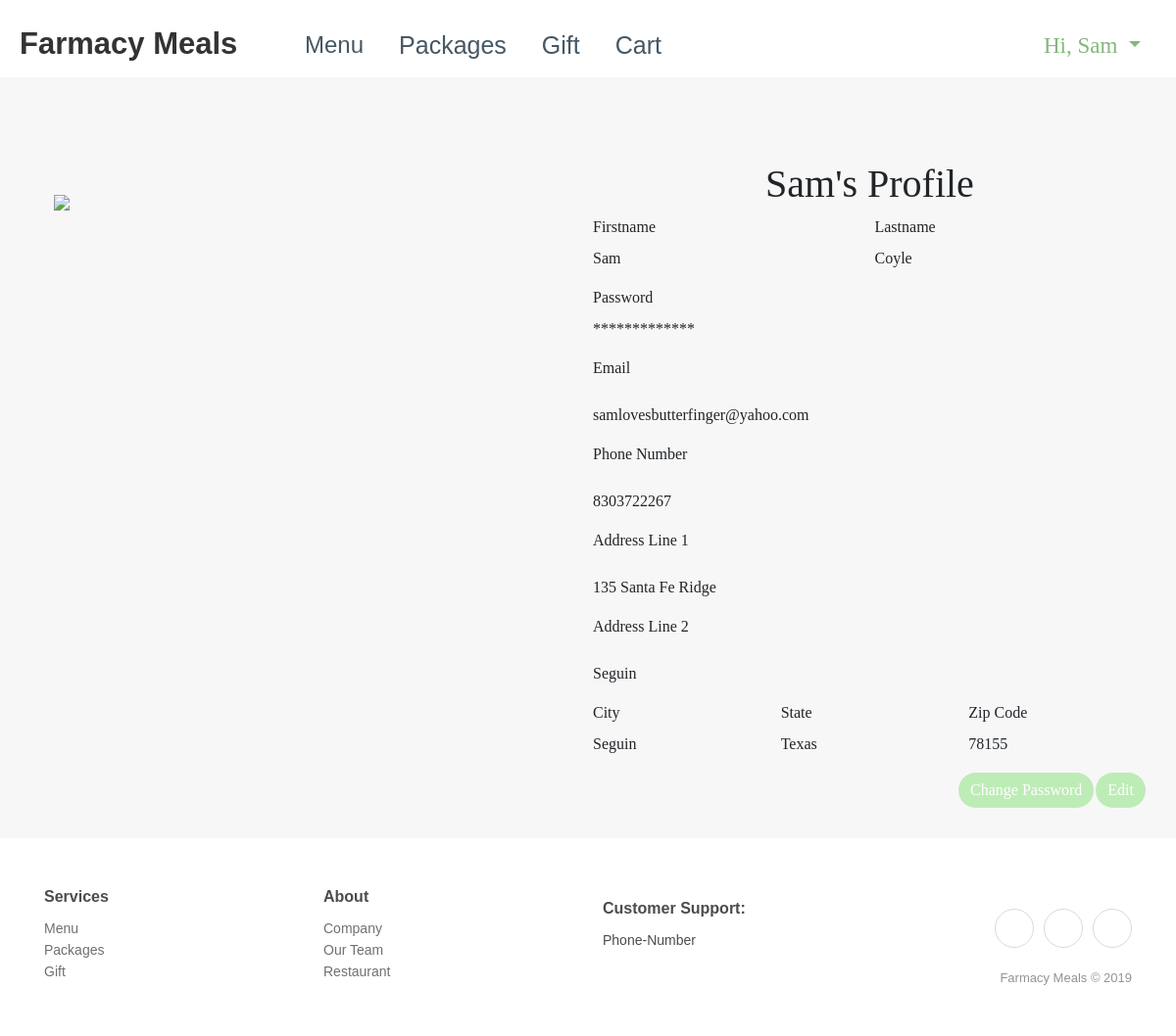
The app's page /profile (signed in), older data.
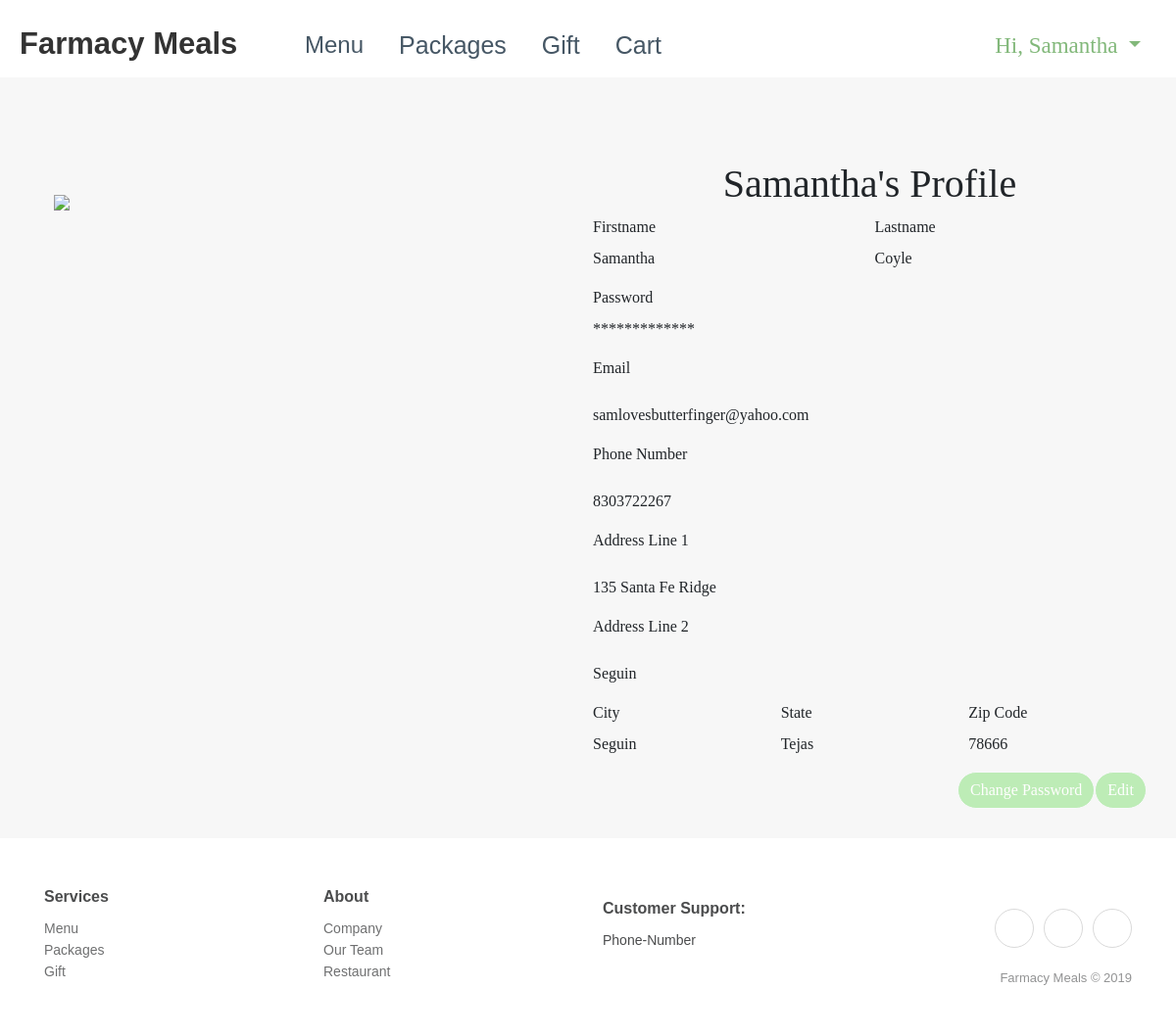
The same page, newer data.
### app/models.py (models this page shows, shortened)
class UserModel(UserMixin, db.Model):
    __tablename__ = "user"
    id = db.Column(db.Integer, primary_key=True)
    username = db.Column(db.String(64), index=True)
    email = db.Column(db.String(120), index=True, unique=True)
    password_hash = db.Column(db.String(128))
    first_name = db.Column(db.String(64), index=True, unique=False)
    last_name = db.Column(db.String(64), index=True, unique=False)
    address_line_1 = db.Column(db.String(64), index=True, unique=False)
    address_line_2 = db.Column(db.String(64), index=True, unique=False)
    city = db.Column(db.String(64), index=True, unique=False)
    state = db.Column(db.String(64), index=True, unique=False)
    zip_code = db.Column(db.String(64), index=True, unique=False)
    phone_number = db.Column(db.String(64), index=True, unique=False)
    picture = db.Column(db.String(64), index=True, unique=False)
    orders = db.relationship('OrderModel', backref='previous_orders')
    items = db.relationship('ItemModel', backref='my_items')
    system_controller_id = db.Column(db.Integer, db.ForeignKey('system.id'))

### app/routes.py (the view)
@app.route('/profile', methods=['GET'])
@login_required
def profile():
    user = UserModel.query.filter_by(username=current_user.username).first_or_404()
    return render_template('profile.html', user=user)

### app/models.py (called while the page is built)
@login.user_loader
def load_user(id):
    return UserModel.query.get(int(id))

### app/templates/profile.html (shortened to what this page needs)
{% extends "base.html" %}
{% block css %}
<link rel="stylesheet" href="{{ url_for('static', filename='css/profile.styles.min.css') }}">
{% endblock %}
{% block content %}
<main>
	<div class="container-fluid profile profile-view" id="profile" style="padding: 30px;font-family: 'Noto Serif KR', serif;">
            <form>
                <div class="form-row profile-row" style="font-family: 'Noto Serif KR', serif;">
                    <div class="col-md-4 col-lg-5 col-xl-5 relative" style="padding: 30px;">
                        {% if user.picture %}
                        <img class="img-fluid" src="{{ url_for('static', filename=user.picture) }}"/>
                        {% else %}
                        <img class="img-fluid" src="{{ url_for('static', filename='img/profilePage/avatar.png') }}"/>
                        {% endif %}
                    </div>
                    <div class="col-md-8 col-lg-7 col-xl-6 offset-lg-0 offset-xl-1">
                        <h1 class="text-center">{{ user.first_name }}'s Profile </h1>
                        <div class="form-row">
                            <div class="col-sm-12 col-md-6">
                                <div class="form-group"><label>Firstname </label>
                                    <p>{{ user.first_name }}</p>
                                </div>
                            </div>
                            <div class="col-sm-12 col-md-6">
                                <div class="form-group"><label>Lastname </label>
                                    <p>{{ user.last_name }}</p>
                                </div>
                            </div>
                        </div>
                        <div class="form-row">
                            <div class="col-sm-12 col-md-6">
                                <div class="form-group"><label>Password</label>
                                    <p>*************</p>
                                </div>
                            </div>
                        </div>
                        <div class="form-group"><label>Email </label></div>
                        <p>{{ user.email }}</p>
                        <div class="form-group"><label>Phone Number </label></div>
                        <p>{{ user.phone_number }}</p>
                        <div class="form-group"><label>Address Line 1</label></div>
                        <p>{{ user.address_line_1 }}</p>
                        <div class="form-group"><label>Address Line 2</label></div>
                        <p>{{ user.address_line_2 }}</p>
                        <div class="form-row flex-row">
                            <div class="col-sm-12 col-md-4 col-lg-4">
                                <div class="form-group"><label>City</label>
                                    <p>{{ user.city }}</p>
                                </div>
                            </div>
                            <div class="col-sm-12 col-md-4 col-lg-4">
                                <div class="form-group"><label>State</label>
                                    <p>{{ user.state }}</p>
                                </div>
                            </div>
                            <div class="col"><label>Zip Code</label>
                                <p>{{ user.zip_code }}</p>
                            </div>
                        </div>
                        <div class="form-row">
                            <div class="col-lg-12 col-xl-12 text-right"><button class="btn btn-light" style="border-radius: 20px;background-color: #bdecb6;color: rgb(255,254,254);" type="button">Change Password</button><a class="btn btn-light" href="/edit_profile" role="button" style="border-radius: 20px;background-color: #bdecb6;color: rgb(255,255,255);">Edit</a></div>
                        </div>
                    </div>
                </div>
            </form>
        </div>
	</main>
{% endblock %}

### app/templates/base.html (shortened to what this page needs)
<!DOCTYPE html>
<html class="text-dark">
<head>
    <link rel="stylesheet" href="https://cdnjs.cloudflare.com/ajax/libs/twitter-bootstrap/4.3.1/css/bootstrap.min.css">
    <link rel="stylesheet" href="https://cdnjs.cloudflare.com/ajax/libs/ionicons/2.0.1/css/ionicons.min.css">
    <link rel="stylesheet" href="{{ url_for('static', filename='css/base.styles.min.css') }}">
    {% block css %} {% endblock %}
</head>
<body>
    <div>
        <nav class="navbar navbar-light navbar-expand-lg navigation-clean-button" style="padding: 14px;">
            <div class="container-fluid"><a class="navbar-brand" href="/"
                    style="height: 35px;margin: 0px;font-size: 31px; width: 253px;padding: 0px;">Farmacy
                    Meals</a>
                <div class="collapse navbar-collapse flex-shrink-1" id="navcol-1">
                    <ul class="nav navbar-nav">
                        <li class="nav-item" role="presentation"><a class="nav-link" href="/menu"
                                style="font-size: 24px;">Menu</a></li>
                        <li class="nav-item" role="presentation"><a class="nav-link" href="/packages"
                                style="font-size: 25px;">Packages</a></li>
                        <li class="nav-item" role="presentation"><a class="nav-link" href="/gift"
                                style="font-size: 25px;">Gift</a></li>
                        <li class="nav-item" role="presentation"><a class="nav-link" href="/cart"
                                style="font-size: 25px;">Cart</a></li>
                    </ul>
                    {% if current_user.username %}
                    <div class="nav-item dropdown ml-auto" style="font-size: 23px; font-family: 'Noto Serif KR', serif;"><a
                            class="dropdown-toggle nav-link" data-toggle="dropdown" aria-expanded="false"
                            style="color:#82b87a;" href="#">Hi,
                            {{ current_user.first_name }}&nbsp;</a>
                    </div>
                    {% else %}
                    </ul>
                    <span class="ml-auto navbar-text actions"> <a class="btn btn-light action-button" role="button"
                            href="/login" style="background-color: #bdecb6;">Log in</a></span>
                    {% endif %}
                </div>
            </div>
        </nav>
    </div>
    {% block content %} {% endblock %}
    <div class="footer-clean">
        <footer>
            <div class="container">
                <div class="row">
                    <div class="col-sm-4 col-md-3 item">
                        <h3>Services</h3>
                        <ul>
                            <li><a href="#">Menu</a></li>
                            <li><a href="#">Packages</a></li>
                            <li><a href="#">Gift</a></li>
                        </ul>
                    </div>
                    <div class="col-sm-4 col-md-3 item">
                        <h3>About</h3>
                        <ul>
                            <li><a href="#">Company</a></li>
                            <li><a href="#">Our Team</a></li>
                            <li><a href="#">Restaurant</a></li>
                        </ul>
                    </div>
                    <div class="col-sm-4 col-md-3 item">
                        <h3>Customer Support:</h3>
                        <ul>
                            <li>Phone-Number</li>
                        </ul>
                    </div>
                    <div class="col-lg-3 item social"><a href="#"></a><a
                            href="#"></a><a href="#"></a>
                        <p class="copyright">Farmacy Meals © 2019</p>
                    </div>
                </div>
            </div>
        </footer>
    </div>
</body>

Row changes from the older to the newer data that the page shows:
changed UserModel "Coyle": first_name "Sam" → "Samantha"; state "Texas" → "Tejas"; zip_code "78155" → "78666"
